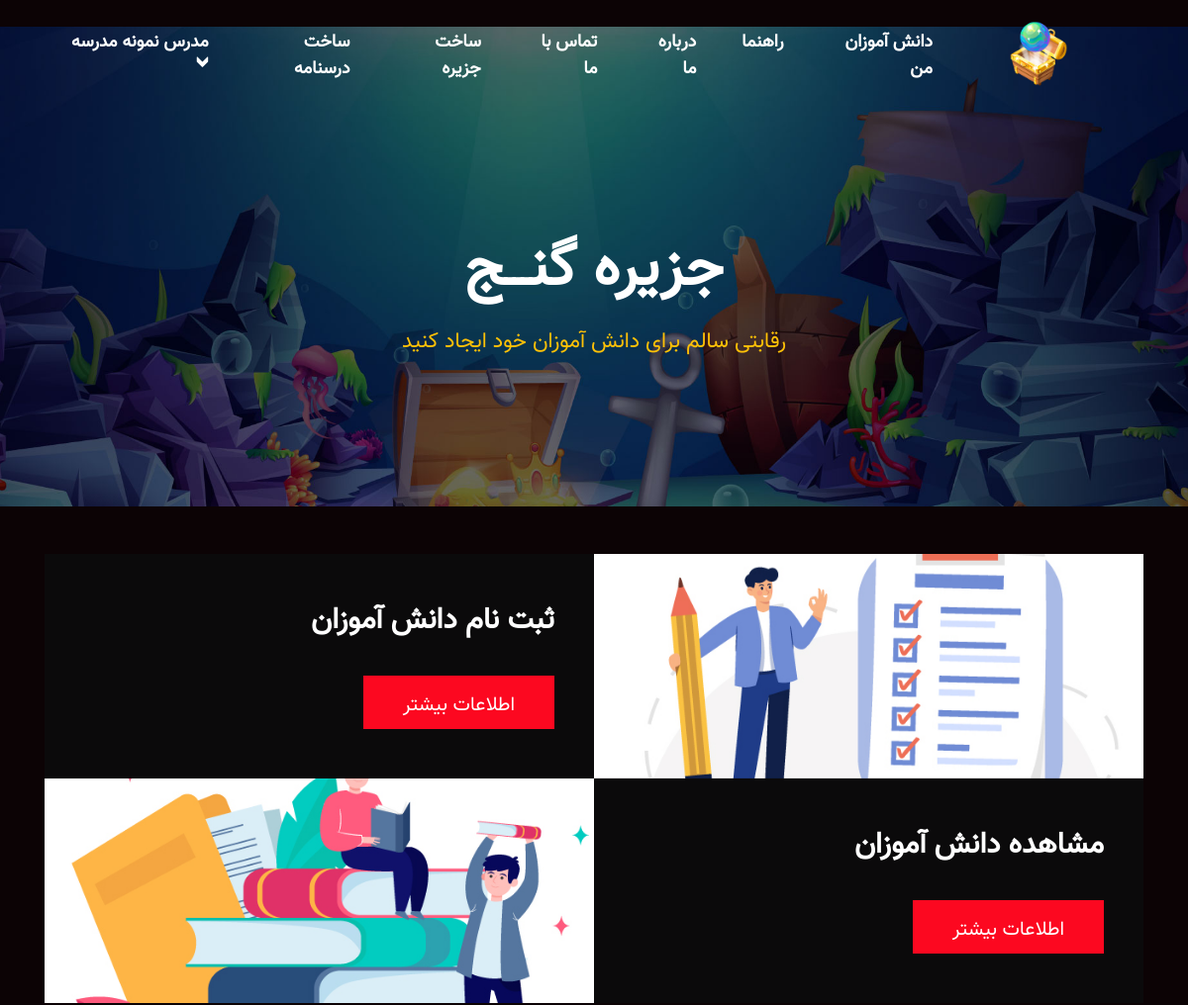
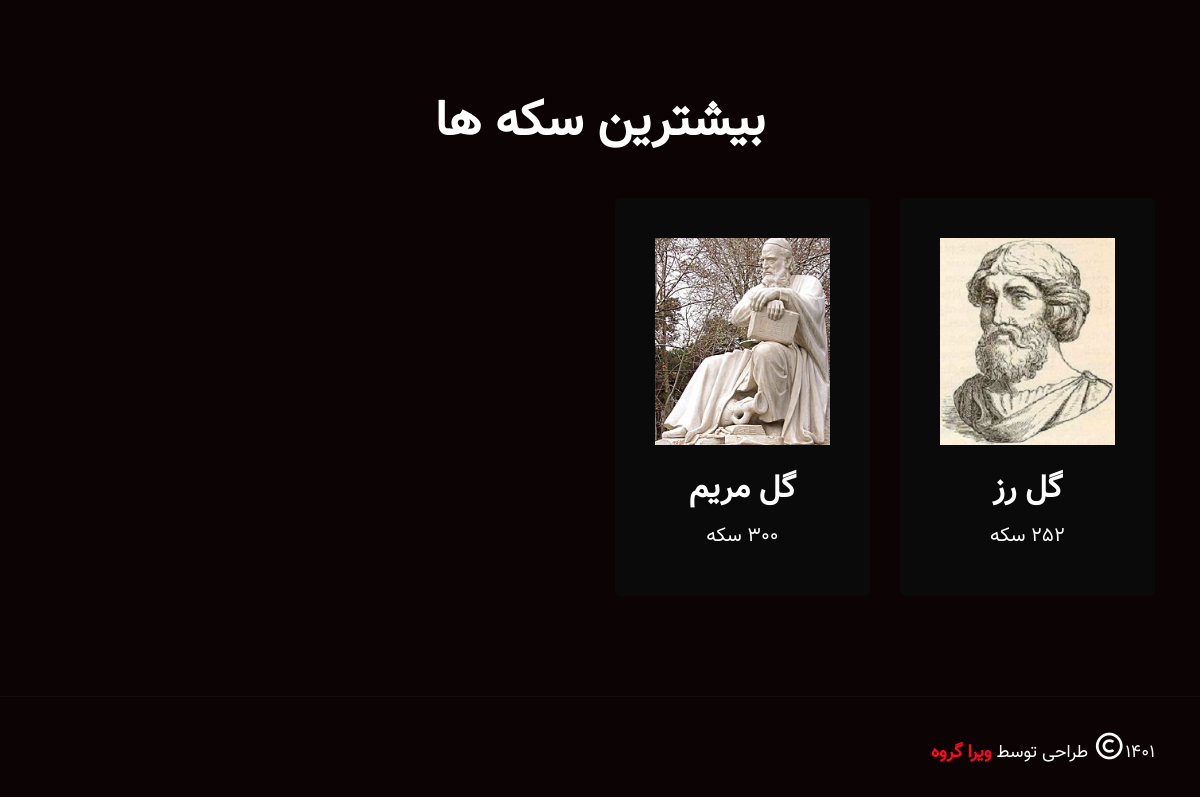
/teacher (signed in), run on the app's committed database (2 pictures, top to bottom).
### models.py (models this page shows, shortened)
class Users(UserMixin, db.Model):
    uuid = db.Column(db.Integer, primary_key=True)
    user_name = db.Column(db.String(50), unique=True, nullable=False)
    password = db.Column(db.String(12), nullable=False)
    fname = db.Column(db.String(20), nullable=False)
    lname = db.Column(db.String(20), nullable=False)
    is_admin = db.Column(db.Boolean, default=False)
    is_teacher = db.Column(db.Boolean, default=False)
    grade = db.Column(db.Integer, default=7)
    students_num = db.Column(db.Integer, default=0)
    students = db.Column(db.String(120))
    join_date = db.Column(db.DateTime, default=datetime.utcnow)
    last_login = db.Column(db.DateTime, default=datetime.utcnow)
    class_name = db.Column(db.String(50), default="")
    group_id = db.Column(db.Integer, ForeignKey('groups.guid'))
    group = db.relationship("Groups", back_populates="users")

class Groups(db.Model):
    guid = db.Column(db.Integer, primary_key=True)
    name = db.Column(db.String(50), unique=True, nullable=False)
    avatar = db.Column(db.String(50), default='default-avatar')
    memebers = db.Column(db.String(120))
    score = db.Column(db.Integer, default=0)
    money = db.Column(db.Integer, default=300)
    island = db.Column(db.Integer, default=1)
    level = db.Column(db.Integer, default=1)
    text_books = db.Column(db.String(500), default='[]')
    help_flag = db.Column(db.Integer, default=0)
    helping_flag = db.Column(db.Integer, default=0)
    loan = db.Column(db.Integer, default=0)
    clear_pass = db.Column(db.Integer, default=0)
    just_pass = db.Column(db.Integer, default=0)
    total_helping = db.Column(db.Integer, default=0)
    activity = db.Column(db.String(500), default='[]')
    is_waiting = db.Column(db.Integer, default=0)
    passed_islands = db.Column(db.Integer, default=0)
    school = db.Column(db.Integer, default=0)
    position = db.Column(db.String(500), default='{"1": [1,1,0],"2": [1,1,0],"3": [1,1,0],"4": [1,1,0],"5": [1,1,0],"6": [1,1,0],"7": [1,1,0]},"8": [1,1,0]},"9": [1,1,0]}')
    class_name = db.Column(db.String(50), default="")
    clear_level = db.Column(db.Integer, default=1)
    users = db.relationship("Users", back_populates="group")
    def __repr__(self) -> str:
        return f'<Group {self.guid} - {self.name}>'

### app.py (the view)
@app.route('/teacher')
@login_required
def teacher():
    user = ''
    if current_user.is_authenticated:
        user = current_user
    if not current_user.is_teacher:
        return redirect(url_for('group'))
    groups = Groups.query.order_by(Groups.money).all()
    print(groups)
    return render_template('teacher.html', user=user, groups=groups)

### app.py (called while the page is built)
@login_manager.user_loader
def load_user(user_id):
    return Users.query.get(int(user_id))

### templates/teacher.html (shortened to what this page needs)
﻿{% extends 'base.html' %}
{% block content %}
        <div class="banner-wrapper-area jarallax" data-jarallax='{"speed": 0.3}'>
            <div class="container">
                <div class="banner-wrapper-content">
                    <h1>جزیره گنـــج</h1>
                    <span class="sub-title">رقابتی سالم برای دانش آموزان خود ایجاد کنید</span>
                </div>
            </div>
        </div>
        <section class="upcoming-tournaments-area pb-100">
            <div class="container mt-5">
                <div class="single-tournaments-box">
                    <div class="tournaments-image">
                        <div class="image bg1">
                        </div>
                    </div>
                    <div class="tournaments-content">
                        <div class="content">
                            <h3><a href="{{ url_for('students_reg') }}">ثبت نام دانش آموزان</a></h3>
                            <a href="{{ url_for('students_reg') }}" class="default-btn">اطلاعات بیشتر</a>
                        </div>
                    </div>
                </div>
                <div class="single-tournaments-box">
                    <div class="tournaments-content">
                        <div class="content">
                            <h3><a href="{{ url_for('show_students') }}">مشاهده دانش آموزان</a></h3>
                            <a href="{{ url_for('show_students') }}" class="default-btn">اطلاعات بیشتر</a>
                        </div>
                    </div>
                    <div class="tournaments-image">
                        <div class="image bg2">
                        </div>
                    </div>
                </div>
            </div>
        </section>
        <section class="top-team-area pb-70">
            <div class="container">
                <div class="section-title">
                    <h2>بیشترین سکه ها</h2>
                </div>
                <div class="row">
                    {% for group in groups %}
                    <div class="col-lg-3 col-md-6 col-sm-6">
                        <div class="single-top-team-item">
                            <img src="{{ url_for('static', filename='img/avatars/' + group.avatar  + '.jpg') }}" alt="image">
                            <h3>{{group.name}}</h3>
                            <h5 class="mt-3">{{group.money}} سکه</h5>
                        </div>
                    </div>
                    {% endfor %}
                </div>
            </div>
        </section>
{% endblock %}

### templates/base.html (shortened to what this page needs)
﻿<!doctype html>
<html lang="fa">
    <head>
        <link rel="stylesheet" href="{{ url_for('static', filename='css/bootstrap.min.css') }}">
        <link rel="stylesheet" href="{{ url_for('static', filename='css/animate.min.css') }}">
        <link rel="stylesheet" href="{{ url_for('static', filename='css/boxicons.min.css') }}">
        <link rel="stylesheet" href="{{ url_for('static', filename='css/meanmenu.min.css') }}">
        <link rel="stylesheet" href="{{ url_for('static', filename='css/flaticon.css') }}">
        <link rel="stylesheet" href="{{ url_for('static', filename='css/fancybox.min.css') }}">
        <link rel="stylesheet" href="{{ url_for('static', filename='css/owl.carousel.min.css') }}">
        <link rel="stylesheet" href="{{ url_for('static', filename='css/magnific-popup.min.css') }}">
        <link rel="stylesheet" href="{{ url_for('static', filename='css/style.css') }}">
        <link rel="stylesheet" href="{{ url_for('static', filename='css/responsive.css') }}">
        <link rel="stylesheet" href="{{ url_for('static', filename='css/rtl.css') }}">
    </head>
    <body>
        <div class="navbar-area">
            <div class="zelda-nav">
                <div class="container">
                    <nav class="navbar navbar-expand-md navbar-light">
                        {% if user.is_authenticated %}
                            {% if user.is_teacher %}
                            <a class="navbar-brand" href="{{ url_for('teacher') }}">
                                <img src="{{ url_for('static', filename='img/logo.png') }}" alt="logo">
                            </a>
                            {% else %}
                            <a class="navbar-brand" href="{{ url_for('group') }}">
                                <img src="{{ url_for('static', filename='img/logo.png') }}" alt="logo">
                            </a>
                            {% endif %}
                        {% else %}
                        <a class="navbar-brand" href="{{ url_for('home') }}">
                            <img src="{{ url_for('static', filename='img/logo.png') }}" alt="logo">
                        </a>
                        {% endif %}
                        <div class="collapse navbar-collapse mean-menu">
                            <ul class="navbar-nav">
                                <li class="nav-item">
                                    {% if user %}
                                        {% if user.is_teacher %}
                                        <a href="{{ url_for('teacher') }}" class="nav-link">دانش آموزان من</a>
                                        {% else %}
                                        <a href="{{ url_for('group') }}" class="nav-link">شروع بازی</a>
                                        {% endif %}
                                    {% else %}
                                    <a href="{{ url_for('home') }}" class="nav-link">خانه </a>
                                    {% endif %}
                                </li>
                                <li class="nav-item">
                                    <a href="{{ url_for('guide') }}" class="nav-link">راهنما</a>
                                </li>
                                <li class="nav-item">
                                    <a href="{{ url_for('about') }}" class="nav-link">درباره ما</a>
                                </li>
                                <li class="nav-item">
                                    <a href="{{ url_for('contact') }}" class="nav-link">تماس با ما</a>
                                </li>
                                {% if user.is_admin %}
                                <li class="nav-item">
                                    <a href="{{ url_for('create_island') }}" class="nav-link">ساخت جزیره</a>
                                </li>
                                <li class="nav-item">
                                    <a href="{{ url_for('create_textbook') }}" class="nav-link">ساخت درسنامه</a>
                                </li>
                                {% endif %}
                                <li class="nav-item">
                                    {% if user.is_authenticated %}
                                    <a href="#" class="nav-link">{{user.fname + ' ' + user.lname}} <i class="flaticon-down-arrow"></i></a>
                                    {% else %}
                                    <a href="#" class="nav-link">وارد شوید<i class="flaticon-down-arrow"></i></a>
                                    <ul class="dropdown-menu">
                                        <li class="nav-item"><a href="{{ url_for('login') }}" class="nav-link">ورود</a></li>
                                        <li class="nav-item"><a href="{{ url_for('register') }}" class="nav-link">ثبت نام مراکز آموزشی</a></li>
                                    </ul>
                                    {% endif %}
                                </li>
                            </ul>
                        </div>
                    </nav>
                </div>
            </div>
        </div>
        <main>
            {% block content %}{% endblock %}
        </main>
        <div class="copyright-area">
            <div class="container">
                <div class="row align-items-center">
                    <div class="col-lg-6 col-md-6 col-sm-5">
                        <p>1401<i class='bx bx-copyright'></i>  طراحی توسط<a href="#" target="_blank"> ویرا گروه</a></p>
                    </div>
                </div>
            </div>
        </div>
    </body>
</html>

### static/css/responsive.css (style rules this page uses)
@media only screen and (min-width: 1200px) and (max-width: 1355px) { .container { max-width: 1140px; } }

### static/css/rtl.css (style rules this page uses)
body { direction: rtl; text-align: right; }
.navbar-area { left: auto; right: 0; }
.zelda-nav .navbar .navbar-nav .nav-item:first-child { margin-left: auto; margin-right: 0; }
.zelda-nav .navbar .navbar-nav .nav-item:last-child { margin-right: auto; margin-left: 0; }
.zelda-nav .navbar .navbar-nav .nav-item a i { margin-left: auto; margin-right: 1px; }
.zelda-nav .navbar ul { padding-left: auto; padding-right: 0; }
.zelda-nav .navbar .navbar-nav { margin-left: 0; margin-right: auto; }

### data on the page
Users: fname+lname "مدرس نمونه مدرسه"
Groups: avatar (picture), name "گل رز"
Groups: avatar (picture), name "گل مریم"
